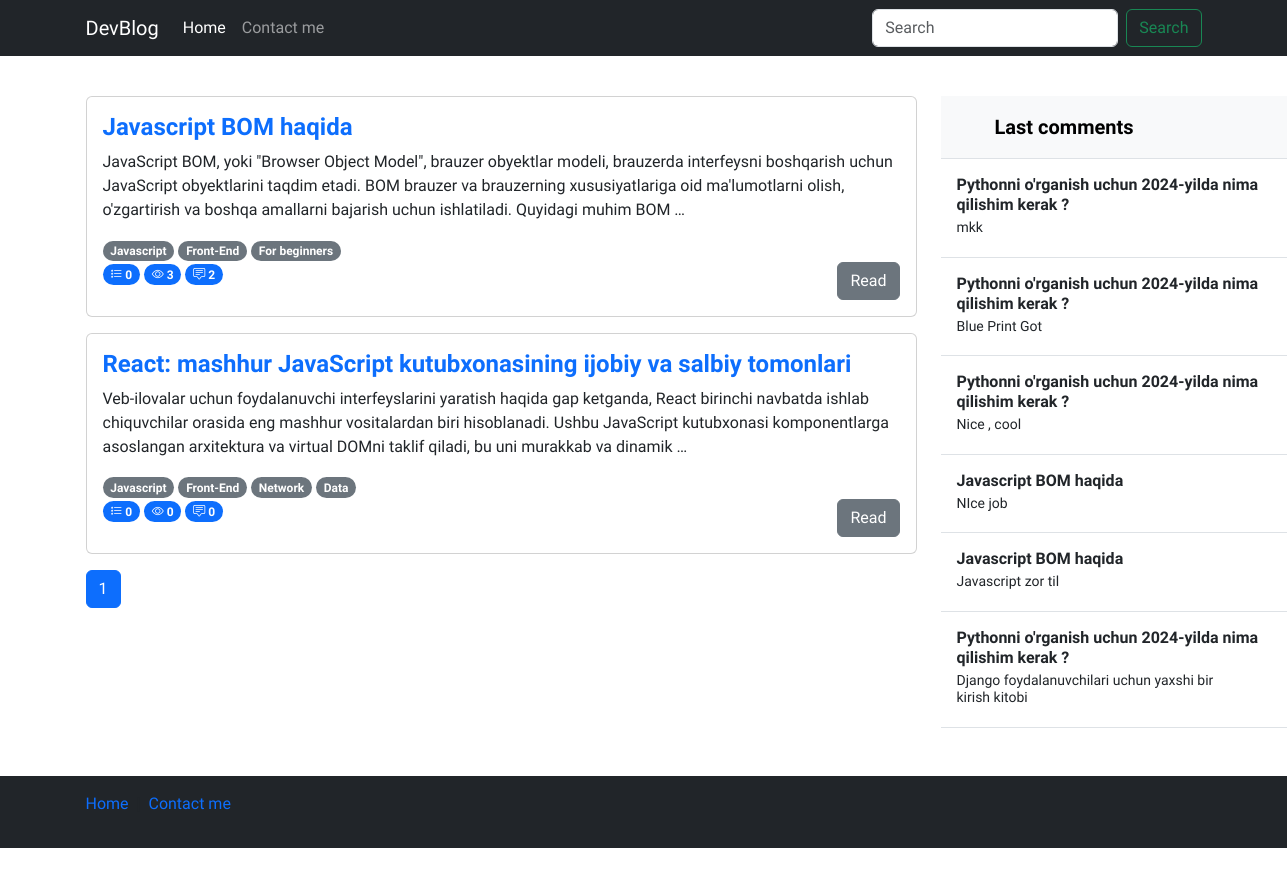
The app's page /javascript/posts with its own data.
### blog/models.py (models this page shows, shortened)
class Post(models.Model):
    title = models.CharField(verbose_name="Post title",max_length=550)
    body = models.TextField(verbose_name="Post body")
    author = models.CharField(verbose_name="Post author",default="Admin",max_length=100)
    category = models.ForeignKey(Category, on_delete=models.PROTECT,related_name='posts')
    tag = models.ManyToManyField(Tag)
    views = models.PositiveIntegerField(default=0)
    publish_date = models.DateTimeField(verbose_name="Published time",auto_now_add=True)
    published = models.BooleanField(default=True)
    on_top = models.BooleanField(default=False)

class Tag(models.Model):
    name = models.CharField(verbose_name="Tag name",max_length=250)
    slug = models.SlugField(max_length=250, unique=True)

class Comment(models.Model):
    author = models.CharField(verbose_name="Comment author",max_length=100,blank=False)
    comment = models.TextField(verbose_name="Comment")
    post = models.ForeignKey(Post, on_delete=models.CASCADE, related_name='comments')

### blog/views.py (the view)
# urls.py: path("<category_slug>/posts", views.category_list, name='category_list'),
def category_list(request,category_slug):
    category = Category.objects.get(slug=category_slug)
    posts = Post.objects.filter(category=category)
    last_comments = Comment.objects.all().order_by("-id")[:10]
    paginator = Paginator(posts, 3)
    page_number = request.GET.get("page")
    page_obj = paginator.get_page(page_number)
    return render(request,"index.html",context={"page_obj":page_obj,"last_comments":last_comments} )

### templates/index.html (shortened to what this page needs)
{% load static %}
<!DOCTYPE html>
<html lang="en">
  <head>
    <link rel="stylesheet" href="{% static 'css/style.css' %}" />
    <link
      rel="stylesheet"
      href="https://cdn.jsdelivr.net/npm/bootstrap-icons@1.11.3/font/bootstrap-icons.min.css"
    />
    <link
      href="https://cdn.jsdelivr.net/npm/bootstrap@5.3.2/dist/css/bootstrap.min.css"
      rel="stylesheet"
    />
  </head>
  <body>
    <header>
      <nav class="navbar navbar-expand-md navbar-dark bg-dark mb-4">
        <div class="container">
          <a class="navbar-brand" href="/">DevBlog</a>
          <div class="collapse navbar-collapse" id="navbarCollapse">
            <ul class="navbar-nav me-auto mb-2 mb-md-0">
              <li class="nav-item">
                <a class="nav-link active" aria-current="page" href="#">Home</a>
              </li>
              <li class="nav-item">
                <a class="nav-link" href="#">Contact me</a>
              </li>
            </ul>
            <form
              class="d-flex"
              role="search"
              action="{% url 'blog:search' %}"
              method="get"
            >
              <input
                class="form-control me-2"
                name="query"
                type="search"
                placeholder="Search"
                aria-label="Search"
                control-id="ControlID-1"
              />
              <button
                class="btn btn-outline-success"
                type="submit"
                control-id="ControlID-2"
              >
                Search
              </button>
            </form>
          </div>
        </div>
      </nav>
    </header>
    <main>
      <section>
        <div class="container-md">
          <div class="row">
            <div class="col-sm-12 col-md-9">
              {% for post in page_obj %}
              <div class="card mb-3">
                <div class="card-body">
                  <div class="content">
                    <a
                      href="{% url 'blog:detail' post.id %}"
                      class="text-decoration-none"
                    >
                      <h4 class="card-title fw-bold">{{post.title}}</h4></a
                    >
                    <p class="card-text">{{post.body|truncatewords:'35'}}</p>
                    {% for tag in post.tag.all %}
                    <span class="badge rounded-pill text-bg-secondary"
                      >{{tag.name}}</span
                    >
                    {% endfor %}
                    <br />
                    <span class="badge bg-primary rounded-pill">
                      <i class="bi bi-list-stars"></i>
                      {{post.ratings.all.count}}
                    </span>
                    <span class="badge bg-primary rounded-pill">
                      <i class="bi bi-eye"></i>
                      {{post.views}}
                    </span>
                    <span class="badge bg-primary rounded-pill">
                      <i class="bi bi-chat-square-text"></i>
                      {{post.comments.all.count}}
                    </span>
                    <a
                      href="{% url 'blog:detail' post.id %}"
                      class="btn btn-secondary float-end"
                      >Read</a
                    >
                  </div>
                </div>
              </div>
              {% empty %}
              <h3>Posts not found !</h3>
              {% endfor %}
              <nav aria-label="...">
                <ul class="pagination">
                  {% for page in page_obj.paginator.page_range %}
                  <li class="page-item {% if page_obj.number == page %} active {% endif %}">
                    <a class="page-link" href="?page={{ page }}">{{ page }}</a>
                  </li>
                  {% endfor %}
                </ul>
              </nav>
            </div>
            <div class="col-sm-none col-md-3">
              <div
                class="d-flex flex-column align-items-stretch flex-shrink-0 bg-body-tertiary"
                style="width: 380px"
              >
                <a
                  href="/"
                  class="d-flex align-items-center flex-shrink-0 p-3 link-body-emphasis text-decoration-none border-bottom"
                >
                  <svg class="bi pe-none me-2" width="30" height="24">
                    <use xlink:href="#bootstrap"></use>
                  </svg>
                  <span class="fs-5 fw-semibold">Last comments</span>
                </a>
                <div
                  class="list-group list-group-flush border-bottom scrollarea"
                >
                  {% for comment in last_comments %}
                  <a
                    href="{% url 'blog:detail' comment.post.id %}"
                    class="list-group-item list-group-item-action py-3 lh-sm"
                  >
                    <div
                      class="d-flex w-100 align-items-center justify-content-between"
                    >
                      <strong class="mb-1">{{comment.post.title}}</strong>
                    </div>
                    <div class="col-10 mb-1 small">{{comment.comment}}</div>
                  </a>
                  {% endfor %}
                </div>
              </div>
            </div>
          </div>
        </div>
      </section>
    </main>
    <footer class="footer mt-auto text-white-50 bg-dark">
      <div class="container">
        <div class="row my-5">
          <div class="col-12">
            <nav
              style="--bs-breadcrumb-divider: '|'"
              aria-label="breadcrumb"
              class="py-3"
            >
              <ol class="breadcrumb">
                <li class="breadcrumb-item">
                  <a href="/" class="text-decoration-none">Home</a>
                </li>
                <li class="breadcrumb-item" aria-current="page">
                  <a href="#" class="text-decoration-none">Contact me</a>
                </li>
              </ol>
            </nav>
          </div>
        </div>
      </div>
    </footer>
  </body>
</html>

### staticfiles/css/style.css (style rules this page uses)
* { font-family: 'Onest', sans-serif !important; }

### records on screen
Post: title "Javascript BOM haqida", body "JavaScript BOM, yoki \"Browser Object Model\", brauzer obyektlar modeli, brauzerda interfeysni boshqarish uchun JavaScript obyektlarini taqdim etadi. BOM brauzer va brauzerning xususiyatlariga oid ma'lumotlarni olish, o'zgartirish va boshqa amallarni bajarish uchun ishlatiladi. Quyidagi muhim BOM …", ratings.all.count "0", views "3", comments.all.count "2"
Tag: name "Javascript"
Tag: name "Front-End"
Tag: name "For beginners"
Post: title "React: mashhur JavaScript kutubxonasining ijobiy va salbiy tomonlari", body "Veb-ilovalar uchun foydalanuvchi interfeyslarini yaratish haqida gap ketganda, React birinchi navbatda ishlab chiquvchilar orasida eng mashhur vositalardan biri hisoblanadi. Ushbu JavaScript kutubxonasi komponentlarga asoslangan arxitektura va virtual DOMni taklif qiladi, bu uni murakkab va dinamik …", ratings.all.count "0", views "0", comments.all.count "0"
Tag: name "Network"
Tag: name "Data"
Comment: post "Pythonni o'rganish uchun 2024-yilda nima qilishim kerak ?", comment "mkk"
Comment: post "Pythonni o'rganish uchun 2024-yilda nima qilishim kerak ?", comment "Blue Print Got"
Comment: post "Pythonni o'rganish uchun 2024-yilda nima qilishim kerak ?", comment "Nice , cool"
Comment: post "Javascript BOM haqida", comment "NIce job"
Comment: post "Javascript BOM haqida", comment "Javascript zor til"
Comment: post "Pythonni o'rganish uchun 2024-yilda nima qilishim kerak ?", comment "Django foydalanuvchilari uchun yaxshi bir kirish kitobi"

### other values on screen
{{ page }} "1"
